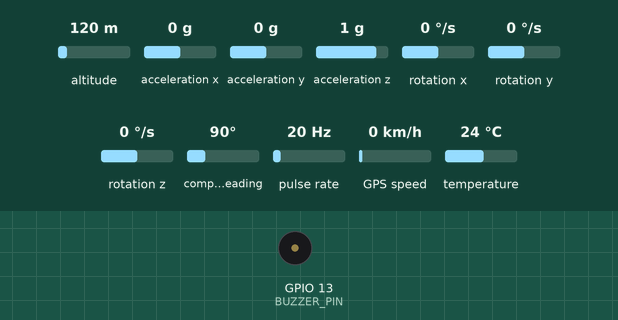
Simulated run of this sketch. Board: ESP32. Shown: buzzer (waves = sounding). Wiring (inferred from the names in the program): pulse sensor: data GPIO 4. Inputs (shaded band) come from the test bench; at power-on: acceleration x 0 g, altitude 120 m, acceleration y 0 g, acceleration z 1 g, rotation x 0 °/s, rotation y 0 °/s, rotation z 0 °/s, compass heading 90°, pulse rate 20 Hz, GPS speed 0 km/h, temperature 24 °C. The GPS gets a fix after 3 s at 37.7749, -122.4194 with 8 satellites; nothing arrives over Bluetooth unless stated; what the sketch prints to the serial monitor is not drawn.

Above: at 1.2 s.
1.3 s: acceleration x set to -0.2 g
2.8 s: acceleration x set to -0.5 g
At 3.11 s:
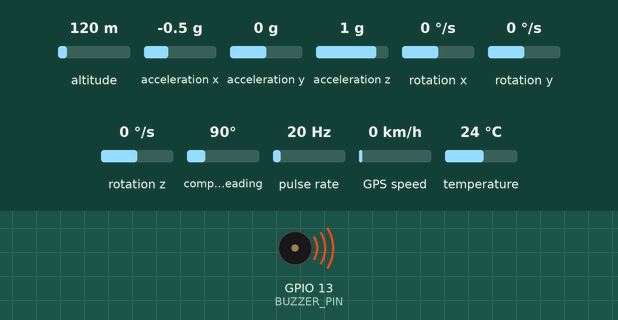
6.8 s: acceleration x set to 0.1 g
At 7.6 s:
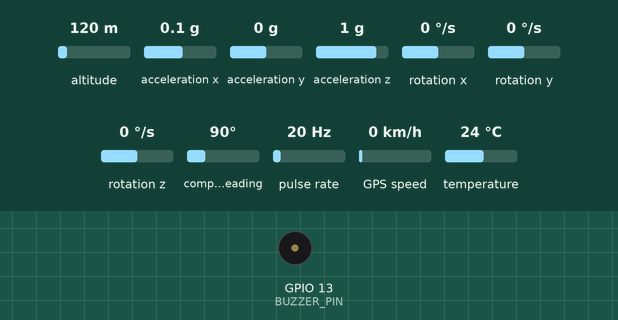
8.3 s: acceleration x set to -1.4 g
At 8.63 s:
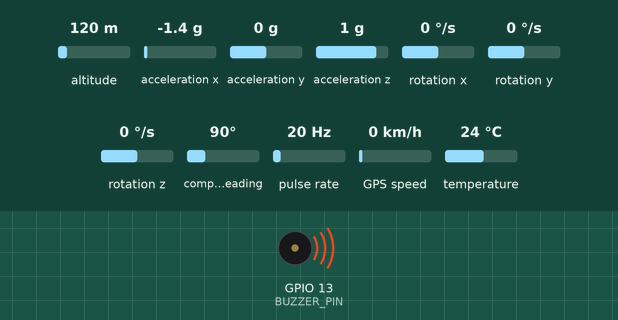
Timing chart, 0 to 12.9 s (numbered marks = the images above; inputs shaded):
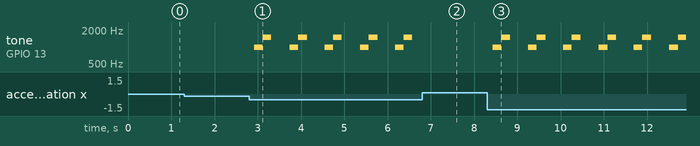

Measured:
- the behaviour switches between -0.3 and -0.4 g on acceleration x (found by bisection; images 0 and 1)
- after the input at 1.3 s, every drawn part: stays the same
- after the input at 2.8 s, tone on GPIO 13 (BUZZER_PIN): silent → 1000 Hz after 0.12 s, then repeats every 0.82 s: 1500 Hz 0.20 s, silent 0.42 s, 1000 Hz 0.20 s
- after the input at 6.8 s, tone on GPIO 13 (BUZZER_PIN): stops changing and stays silent
- after the input at 8.3 s, tone on GPIO 13 (BUZZER_PIN): silent → 1000 Hz after 0.13 s, then repeats every 0.82 s: 1500 Hz 0.20 s, silent 0.42 s, 1000 Hz 0.20 s

The sketch:

esp32_motion_alert.ino
```cpp
// ESP32: MPU6050 + TinyGPS + Hall-effect + BluetoothSerial (Classic)
// Upload with Arduino IDE (select ESP32 board)

#include <Adafruit_MPU6050.h>
#include <Adafruit_Sensor.h>
#include <Wire.h>
#include <TinyGPSPlus.h>
#include "BluetoothSerial.h"

BluetoothSerial SerialBT;
Adafruit_MPU6050 mpu;
TinyGPSPlus gps;

const char* btDeviceName = "ESP32_Motion_Alert";
const int BUZZER_PIN = 13;

// Hall sensor
const int HALL_PIN = 4;
volatile unsigned long hallLastTimeMicros = 0;
volatile unsigned long hallIntervalMicros = 0;
volatile unsigned long hallRevolutions = 0;
const float WHEEL_CIRCUMFERENCE_M = 2.1;
float USER_WEIGHT_KG = 70.0;
const unsigned long HALL_REPORT_INTERVAL_MS = 1000;
float totalDistance_m = 0.0;
float accumulatedCalories = 0.0;

// Motion detection
const float MOTION_THRESHOLD_ACCEL = 10.5;
const int MOTION_PERSIST_COUNT = 3;
int motionCounter = 0;

// GPS pins
#define RXD2 16
#define TXD2 17

bool motionMonitoringEnabled = true;
bool gpsEnabled = true;
unsigned long lastHallReportMillis = 0;
unsigned long lastGpsSendMillis = 0;

void IRAM_ATTR hallISR() {
  unsigned long now = micros();
  if (hallLastTimeMicros != 0) {
    hallIntervalMicros = now - hallLastTimeMicros;
  }
  hallLastTimeMicros = now;
  hallRevolutions++;
}

void setup() {
  pinMode(BUZZER_PIN, OUTPUT);
  pinMode(HALL_PIN, INPUT_PULLUP);
  attachInterrupt(digitalPinToInterrupt(HALL_PIN), hallISR, CHANGE);

  Serial.begin(115200);
  Serial2.begin(9600, SERIAL_8N1, RXD2, TXD2);
  SerialBT.begin(btDeviceName);
  Serial.println("Bluetooth device started as: ESP32_Motion_Alert");

  if (!mpu.begin()) {
    Serial.println("Failed to find MPU6050 chip.");
    while (1) {
      tone(BUZZER_PIN, 500);
      delay(300);
      noTone(BUZZER_PIN);
      delay(300);
    }
  }

  mpu.setAccelerometerRange(MPU6050_RANGE_8_G);
  mpu.setGyroRange(MPU6050_RANGE_500_DEG);
  mpu.setFilterBandwidth(MPU6050_BAND_5_HZ);
  Serial.println("MPU6050 initialized!");
}

// ----------------------------------------------------------
float getCyclingMET(float speed_kmh) {
  if (speed_kmh < 16.0) {          // Leisure
    return 4.0;
  } else if (speed_kmh < 19.0) {   // Low-moderate
    return 8.0;
  } else if (speed_kmh < 22.0) {   // Moderate
    return 10.0;
  } else if (speed_kmh < 25.5) {   // High-moderate
    return 12.0;
  } else {
    return 12.0;                   // Cap MET at 12 for high speeds
  }
}

// ----------------------------------------------------------
float caloriesForDurationMs(unsigned long dt_ms, float MET, float weight_kg) {
  float hours = dt_ms / 3600000.0;
  return MET * weight_kg * hours;
}

// ----------------------------------------------------------
void activateBuzzerAlert() {
  tone(BUZZER_PIN, 1000, 200);
  delay(200);
  tone(BUZZER_PIN, 1500, 200);
  delay(200);
  noTone(BUZZER_PIN);
}

// ----------------------------------------------------------
float computeAndResetDistanceSince(unsigned long &prevRevs) {
  noInterrupts();
  unsigned long currentRevs = hallRevolutions;
  interrupts();

  unsigned long deltaRevs = (currentRevs >= prevRevs) ? currentRevs - prevRevs : 0;
  prevRevs = currentRevs;

  unsigned long trueDeltaRevs = deltaRevs / 2;
  float dist = trueDeltaRevs * WHEEL_CIRCUMFERENCE_M;
  totalDistance_m += dist;
  return dist;
}

// ----------------------------------------------------------
void loop() {
  // Bluetooth commands
  if (SerialBT.available()) {
    String cmd = SerialBT.readStringUntil('\n');
    cmd.trim();
    cmd.toUpperCase();

    if (cmd == "LOCK") {
      motionMonitoringEnabled = true;
      gpsEnabled = true;
      SerialBT.println("LOCKED");
    } else if (cmd == "UNLOCK") {
      motionMonitoringEnabled = false;
      gpsEnabled = false;
      motionCounter = 0;
      SerialBT.println("UNLOCKED");
    } else if (cmd.startsWith("SETWEIGHT")) {
      int comma = cmd.indexOf(',');
      if (comma > 0) {
        USER_WEIGHT_KG = cmd.substring(comma + 1).toFloat();
      }
    }
  }

  // GPS parsing
  while (Serial2.available() > 0) gps.encode(Serial2.read());

  unsigned long nowMillis = millis();

  // Send GPS every 1s
  if (gpsEnabled && gps.location.isValid() && nowMillis - lastGpsSendMillis > 1000) {
    String gpsData = "GPS," + String(gps.location.lat(), 6) + "," + String(gps.location.lng(), 6);
    SerialBT.println(gpsData);
    lastGpsSendMillis = nowMillis;
  }

  // -------- Motion Detection ----------
  if (motionMonitoringEnabled) {
    sensors_event_t a, g, temp;
    mpu.getEvent(&a, &g, &temp);

    double ta = sqrt(a.acceleration.x * a.acceleration.x +
                      a.acceleration.y * a.acceleration.y +
                      a.acceleration.z * a.acceleration.z);

    if (abs(ta) > MOTION_THRESHOLD_ACCEL) {
      motionCounter++;
      if (motionCounter >= MOTION_PERSIST_COUNT) {
        activateBuzzerAlert();
        SerialBT.println("ALERT,MOTION_DETECTED");
        motionCounter = 0;
        delay(250);
      }
    } else {
      motionCounter = 0;
    }
  }

  // -------- HALL SENSOR REPORT --------
  if (nowMillis - lastHallReportMillis >= HALL_REPORT_INTERVAL_MS) {
    static unsigned long prevRevs = 0;
    unsigned long dt_ms = nowMillis - lastHallReportMillis;
    float dist_m = computeAndResetDistanceSince(prevRevs);
    float dt_s = dt_ms / 1000.0;
    float speed_m_s = (dt_s > 0) ? dist_m / dt_s : 0;
    float speed_kmh = speed_m_s * 3.6;

    float kcal = 0.0;
    if (speed_kmh > 0.5) {
      float MET = getCyclingMET(speed_kmh);
      kcal = caloriesForDurationMs(dt_ms, MET, USER_WEIGHT_KG);
      accumulatedCalories += kcal;
    }

    String hallMsg = "HALL," + String(speed_kmh, 2) + "," + String(dist_m, 2) + "," +
                      String(totalDistance_m, 2) + "," + String(kcal, 4) + "," +
                      String(accumulatedCalories, 4);
    SerialBT.println(hallMsg);
    lastHallReportMillis = nowMillis;
  }

  delay(50);
}
```
